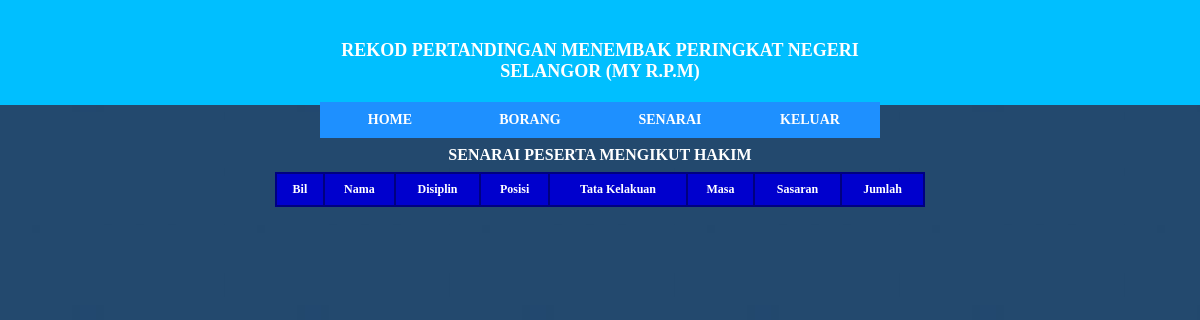
/hakim_peserta.php, run on the app's committed database.
### tables this page shows
CREATE TABLE `penilaian` (
  `idpenilaian` varchar(3) NOT NULL,
  `aspek` varchar(30) NOT NULL,
  `markahpenuh` int(11) NOT NULL
);

### hakim_peserta.php (the view, shortened to what this page needs)
<?php
   include('sambungan.php');
   include("hakim_menu.php");
?>
<html>
<link rel="stylesheet" href="senarai.css">
<link rel="stylesheet" href="button.css">
<body>
<table>
<caption>SENARAI PESERTA MENGIKUT HAKIM</caption>
<?php
   $kepala = " <tr> <th>Bil</th>
                   <th>Nama</th>";
   $sql = "select * from penilaian order by idpenilaian asc";
   $data = mysqli_query($sambungan, $sql);
   while ($penilaian = mysqli_fetch_array($data)) {
       $kepala = $kepala."<th>".$penilaian['aspek']."</th>";
}
   $kepala = $kepala."<th>Jumlah</th></tr>";
   echo $kepala;
?>
</table>
</body>
</html>

### menu.css (style rules this page uses)
body { margin: 0px; }

### senarai.css (style rules this page uses)
body { background-image: url(imej/1221.jpg); }
table { font-family: verdana; font-size: 12px; font-weight: normal; width: 650px; margin: 0px auto; text-align: center; border-collapse: collapse; }
caption { font-size: 16px; font-weight: bold; color: white; padding: 8px; }
td, th { padding: 8px; border: 2px solid Navy; }
tr:nth-child(odd) { background-color: steelblue; }
th { font-weight: bold; color: white; background-color: mediumblue; }

### data on the page
penilaian: aspek "Disiplin"
penilaian: aspek "Posisi"
penilaian: aspek "Tata Kelakuan"
penilaian: aspek "Masa"
penilaian: aspek "Sasaran"
